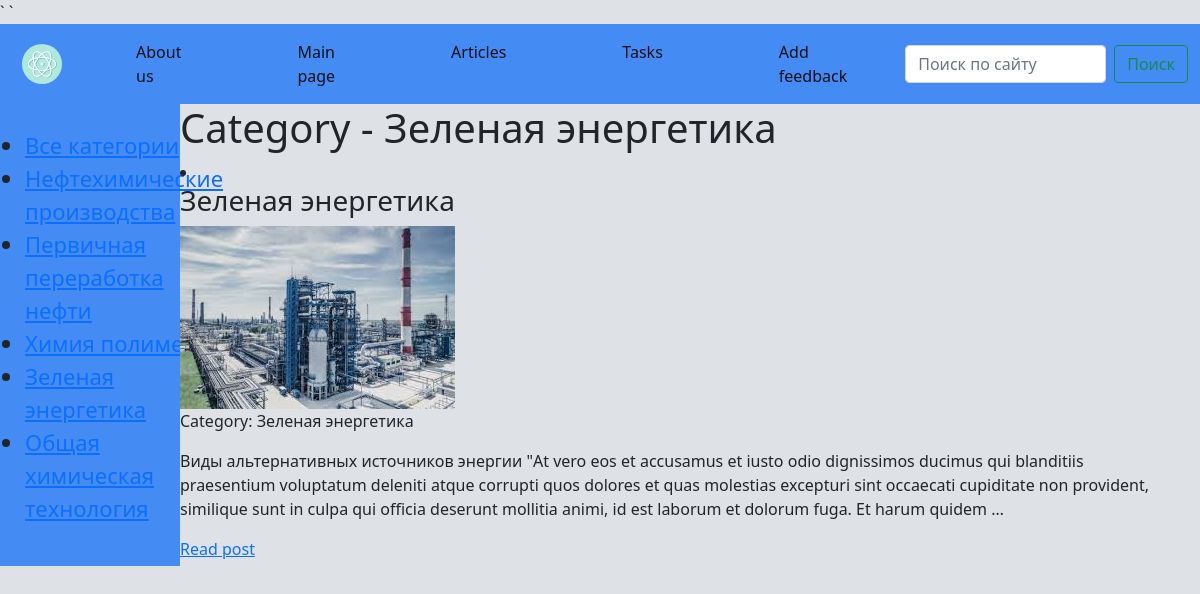
Before: /category/Zelenaya_energetika/ with the older database file.
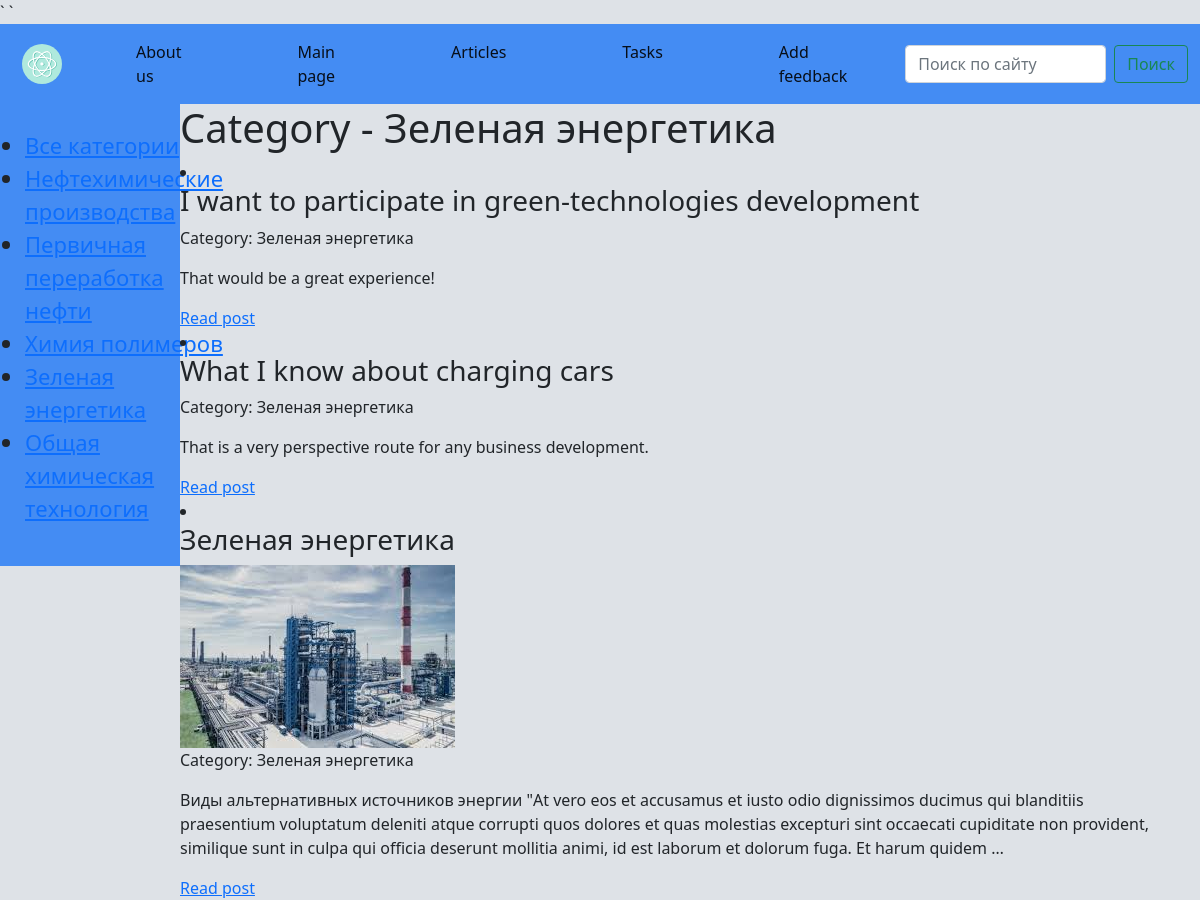
After: the same page with the newer database file.
### basicchem/models.py (models this page shows, shortened)
class Category(models.Model):
    name = models.CharField(max_length=255, db_index=True)
    slug = models.SlugField(max_length=255, unique=True, db_index=True, verbose_name='URL')
    def __str__(self):
        return self.name
    def get_absolute_url(self):
        return reverse('category', kwargs={'cat_slug': self.slug})

class Basicchem(models.Model):
    title = models.CharField(max_length=255)
    content = models.TextField(blank=True)
    slug = models.SlugField(max_length=255, unique=True, db_index=True, verbose_name='URL')
    photo = models.ImageField(upload_to='photos')
    time_create = models.DateTimeField(auto_now_add=True)
    time_update = models.DateTimeField(auto_now=True)
    is_published = models.BooleanField(default=True)
    cat = models.ForeignKey('Category', on_delete=models.PROTECT, null=True)
    def get_absolute_url(self):
        return reverse('post', kwargs={'post_slug': self.slug})
    class Meta:
        ordering = ['title']

### basicchem/views.py (the view)
# urls.py: path('category/<slug:cat_slug>/', BasicchemCats.as_view(), name='category'),
class BasicchemCats(ListView):
    model = Basicchem
    template_name = 'Basicchem/index.html'
    context_object_name = 'post'
    allow_empty = False
    def get_context_data(self, **kwargs):
        context = super().get_context_data(**kwargs)
        context['menu'] = menu
        context['title'] = 'Category - ' + str(context['post'][0].cat)
        context['cat_selected'] = context['post'][0].cat_id
        context['cats'] = cats
        return context
    def get_queryset(self):
        return Basicchem.objects.filter(cat__slug=self.kwargs['cat_slug'])

### basicchem/templates/Basicchem/index.html
{%  extends 'Basicchem/base.html' %}
{%  block content %}
<h1>{{ title }}</h1>
<ui>
{% for p in post %}
<li>
    <h3>{{ p.title }}</h3>
    {% if p.photo %}
	<img style="max-width: 600px; height: auto" src="{{p.photo.url}}">
    {% endif %}
    <p class="first">Category: {{ p.cat }}</p>
    <p> {{ p.content|truncatewords:50 }}</p>
    <a href="{{  p.get_absolute_url }}">Read post</a>
</li>
{% endfor %}
</ui>
{% endblock content %}

### basicchem/templates/Basicchem/base.html (shortened to what this page needs)
{% load static %}
<!DOCTYPE html>
<html lang="RU-EN">
<head>
    <link type="text/css" href="{% static 'basicchem/css/CSSbase1.css' %}" rel="stylesheet" />
	<link href="https://cdn.jsdelivr.net/npm/bootstrap@5.0.2/dist/css/bootstrap.min.css" rel="stylesheet">
</head>
<body  style="background-color: #DEE2E7;">
<div>
		<nav class="navbar navbar-expand-lg navbar-light" style="background-color: #448CF3;">
			<div class="container-fluid">
				<a class="navbar-brand" href="{% url 'home' %}"><img class = "navbarbrand" src="{% static 'basicchem/images/icon.svg' %}"> </a>
				<div class="collapse navbar-collapse" id="navbarSupportedContent">
                    {% block mainmenu %}
                    <ul class="navbar-nav me-auto mb-2 mb-lg-0">
						{% for m in menu %}
                        <li class="nav-item">
							<a class="nav-link active" aria-current="page" href="{%  url m.url_name %}">{{ m.title }}</a>
						</li>
                        {% endfor %}
					</ul>
                    {% endblock mainmenu %}
					<form class="d-flex">
						<input class="form-control me-2" type="search" placeholder="Поиск по сайту" aria-label="Search">
						<button class="btn btn-outline-success" type="submit">Поиск</button>
					</form>
				</div>
			</div>
		</nav>
<div class="wrapper">
    <nav id="sidebar">
        <ul class="list-unstyledcomponents">
{% if cat_selected == 0 %}
            <li class="selected">Все категории</li>
{% else %}
            <li><a href={%  url "home" %}>Все категории</a></li>
{% endif %}
{% for c in cats %}
        {% if cat_selected == 0 %}
            <li class="selected">{{ c.name }}</li>
        {% else %}
            <li><a href="{{ c.get_absolute_url }}">{{ c.name }}</a></li>
        {% endif %}
{% endfor %}
        </ul>
    </nav>
</div>
    <div style="margin-left: 15%; margin-right: 2%">
        {% block content %}
        {% endblock content %}
    </div>
</body>
</html>

### basicchem/static/basicchem/css/CSSbase1.css (style rules this page uses)
.wrapper { display: flex; align-items: stretch; background: #448CF3; width: 15%; float: left; }
.navbarbrand { width: 50px; height: 50px; padding-left: 10px; }
.nav-item { padding-right: 50px; padding-left: 50px; }
#sidebar { min-width: 250px; max-width: 250px; min-height: 100%; }
img { max-width: 600px; height: auto; }
.list-unstyledcomponents { padding: 25px 25px 25px 25px; font-size: 22px; }

Changed rows visible on the page:
added Basicchem: title "I want to participate in green-technologies development", cat "Зеленая энергетика", content "That would be a great experience!"
added Basicchem: title "What I know about charging cars", cat "Зеленая энергетика", content "That is a very perspective route for any business development."
